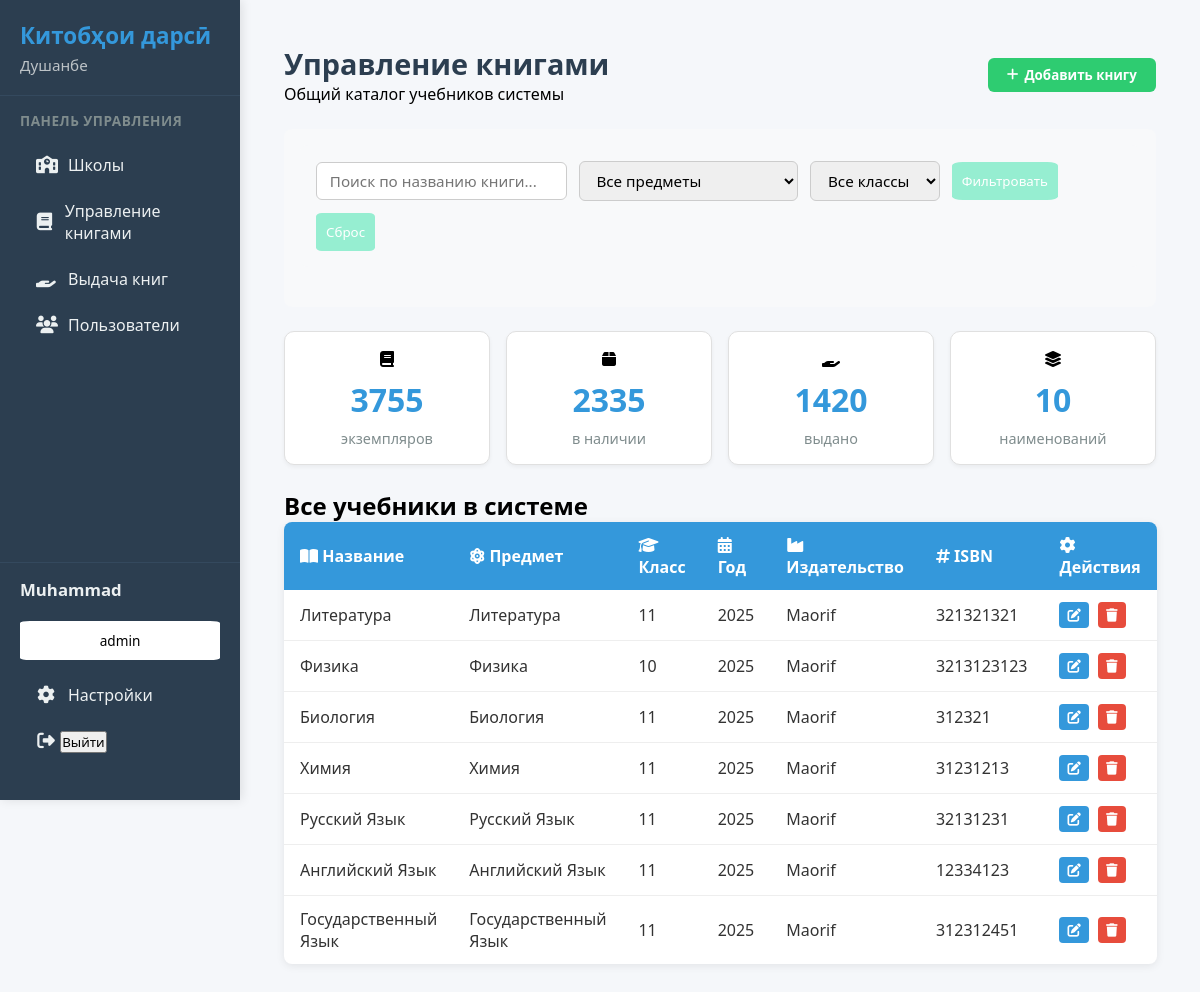
/control_book/ (signed in), run on the app's committed database.
### library/models.py (models this page shows, shortened)
class UserRole(models.Model):
    ROLE_CHOICES = [
        ('admin', 'Admin'),
        ('director', 'Director'),
        ('librarian', 'Librarian'),
    ]
    user=models.OneToOneField(User,on_delete=models.CASCADE)
    role=models.CharField(max_length=20,choices=ROLE_CHOICES)
    linked_school=models.ForeignKey(School,on_delete=models.CASCADE,null=True,blank=True)

class Book(models.Model):
    title=models.CharField(max_length=100)
    subject=models.CharField(max_length=50)
    grade=models.CharField(max_length=50)
    year=models.IntegerField()
    price=models.IntegerField()
    isbn=models.CharField(max_length=100)

### library/views.py (the view, shortened to what this page needs)
# urls.py: path('control_book/',control_book, name='controlB'),
@role_required(['librarian'])
def control_book(request):
    books=Book.objects.all()
    title_query = request.GET.get('title', '')
    subject_query = request.GET.get('subject', '')
    grade_query = request.GET.get('grade', '')
    subjects = Book.objects.values_list('subject', flat=True).distinct()
    grades = Book.objects.values_list('grade', flat=True).distinct()
    if title_query:
        books = books.filter(title__icontains=title_query)
    if subject_query:
        books = books.filter(subject=subject_query)
    if grade_query:
        books = books.filter(grade=grade_query)
    return render(request,'control_book.html',context={'books':books,'title_query': title_query,
        'subject_query': subject_query,
        'grade_query': grade_query,
        'subjects': subjects,
        'grades': grades,})

### templates/control_book.html (shortened to what this page needs)
{% extends 'base.html' %}
{% block content %}
{% load static %}
<div class="books-container">
  <div class="page-header">
    <div>
      <h1>Управление книгами</h1>
      <p>Общий каталог учебников системы</p>
    </div>
    <button onclick="OpenAddModal()" class="btn-add">
      <i class="fas fa-plus"></i> Добавить книгу
    </button>
  </div>
  <div class="search-filters">
    <form method="get" class="search-filters">
      <input type="search" name="title" placeholder="Поиск по названию книги..." value="{{ title_query }}">
    <select name="subject">
    <option value="">Все предметы</option>
</select>
<select name="grade">
    <option value="">Все классы</option>
</select>
      <button style="padding: 10px;background:rgb(150, 238, 209); color: white; border: #3498db;border-radius: 10%;" type="submit">Фильтровать</button>
      <a href="{% url 'controlB' %}"><button style="padding: 10px;background:rgb(150, 238, 209); color: white; border: #3498db;border-radius: 10%;" type="button">Сброс</button></a>
    </form>
  </div>
  <div class="stats-cards">
    <div class="stat-card">
      <i class="fas fa-book"></i>
      <h2>3755</h2>
      <p>экземпляров</p>
    </div>
    <div class="stat-card">
      <i class="fas fa-box"></i>
      <h2>2335</h2>
      <p>в наличии</p>
    </div>
    <div class="stat-card">
      <i class="fas fa-hand-holding"></i>
      <h2>1420</h2>
      <p>выдано</p>
    </div>
    <div class="stat-card">
      <i class="fas fa-layer-group"></i>
      <h2>10</h2>
      <p>наименований</p>
    </div>
  </div>
  <h2>Все учебники в системе</h2>
  <table class="books-table">
    <thead>
      <tr>
        <th><i class="fas fa-book-open"></i> Название</th>
        <th><i class="fas fa-atom"></i> Предмет</th>
        <th><i class="fas fa-graduation-cap"></i> Класс</th>
        <th><i class="fas fa-calendar-alt"></i> Год</th>
        <th><i class="fas fa-industry"></i> Издательство</th>
        <th><i class="fas fa-hashtag"></i> ISBN</th>
        <th><i class="fas fa-cog"></i> Действия</th>
      </tr>
    </thead>
    <tbody>
      {% for book in books %}
      <tr>
        <td>{{ book.title }}</td>
        <td>{{ book.subject }}</td>
        <td>{{ book.grade }}</td>
        <td>{{ book.year }}</td>
        <td>Maorif</td>
        <td>{{ book.isbn }}</td>
        <td>
          <button onclick="openEditModal(
      '{{ book.id }}',
      '{{ book.title }}',
      '{{ book.subject }}',
      '{{ book.grade }}',
      '{{ book.year }}',
      '{{ book.isbn }}'
    )" style="background:#3498db;color:white;border:none;padding:4px 8px;border-radius:4px;">
            <i class="fas fa-edit"></i>
          </button>
          <button onclick="openDeleteModal('{{ book.id }}', '{{ book.title }}')"
            style="background:#e74c3c;color:white;border:none;padding:4px 8px;border-radius:4px;margin-left:5px;">
            <i class="fas fa-trash"></i>
          </button>
        </td>
      </tr>
      {% empty %}
      <tr>
        <td colspan="7" style="text-align: center; padding: 20px; color: #7f8c8d;">
          Нет учебников в системе
        </td>
      </tr>
      {% endfor %}
    </tbody>
  </table>
</div>
{% endblock content %}

### templates/base.html (shortened to what this page needs)
<!DOCTYPE html>
<html lang="ru">
<head>
    <link rel="stylesheet" href="https://cdnjs.cloudflare.com/ajax/libs/font-awesome/6.5.0/css/all.min.css">
</head>
<body>
    <aside class="sidebar">
        <div class="sidebar-header">
            <h1>Китобҳои дарсӣ</h1>
            <p>Душанбе</p>
        </div>
        <div class="nav-section">
            <h2>Панель управления</h2>
            <nav class="nav-menu">
                {% if request.user.userrole.role == 'admin' %}
                <a href="{% url 'schools' %}">
                    <i class="fas fa-school"></i>
                    <span>Школы</span>
                </a>
                <a href="{% url 'controlB' %}">
                    <i class="fas fa-book"></i>
                    <span>Управление книгами</span>
                </a>
                <a href="{% url 'BookIssiue' %}">
                    <i class="fas fa-hand-holding"></i>
                    <span>Выдача книг</span>
                </a>
                <a href="{% url 'users' %}">
                    <i class="fas fa-users"></i>
                    <span>Пользователи</span>
                </a>
                {% endif %}
            </nav>
        </div>
        <div class="user-section">
            <div style="display: flex;gap: 20px;flex-direction: column;" class="user-info">
                <h3>{{request.user.username}}</h3>
                <p style="background: white;color: black;padding: 10px;width: 100%; text-align: center;border-radius: 5%;">{{request.user.userrole.role}}</p>
            </div>
            <nav class="nav-menu">
                <a>
                    <i class="fas fa-cog"></i>
                    <span>Настройки</span>
                </a>
                <a>
                    <form  method="post" action="{% url 'logout' %}">
                        <i class="fas fa-sign-out-alt"></i>
                        <button type="submit">Выйти</button>
                    </form>
                </a>
            </nav>
        </div>
    </aside>
    <main>
        {% block content %}
        {% endblock content %}
    </main>
</body>
</html>

### templates/base.html (style rules this page uses)
* { margin: 0; padding: 0; box-sizing: border-box; font-family: 'Segoe UI', Tahoma, Geneva, Verdana, sans-serif; }
body { display: flex; min-height: 100vh; background-color: #f5f7fa; }
aside.sidebar { width: 240px; background: #2c3e50; color: #ecf0f1; padding: 20px 0; display: flex; flex-direction: column; box-shadow: 2px 0 10px rgba(0, 0, 0, 0.1); position: fixed; height: 100vh; overflow-y: auto; }
.sidebar-header { padding: 0 20px 20px; border-bottom: 1px solid #34495e; }
.sidebar-header h1 { font-size: 1.4rem; font-weight: 700; color: #3498db; }
.sidebar-header p { font-size: 0.95rem; color: #bdc3c7; margin-top: 4px; }
.nav-section { padding: 15px 20px; }
.nav-section h2 { font-size: 0.85rem; text-transform: uppercase; color: #7f8c8d; margin-bottom: 12px; letter-spacing: 0.5px; }
.nav-menu a { display: flex; align-items: center; gap: 12px; padding: 12px 16px; color: #ecf0f1; text-decoration: none; border-radius: 6px; font-weight: 500; transition: all 0.2s ease; }
.nav-menu i { width: 20px; text-align: center; font-size: 1.1rem; }
.user-section { margin-top: auto; padding: 15px 20px; border-top: 1px solid #34495e; }
.user-section .user-info { margin-bottom: 12px; }
.user-section .user-info h3 { font-size: 1.05rem; font-weight: 600; }
.user-section .user-info p { font-size: 0.85rem; color: #95a5a6; }
main { margin-left: 240px; padding: 24px; width: calc(100% - 240px); }

### templates/control_book.html (style rules this page uses)
.books-container { padding: 20px; max-width: 1200px; }
.page-header { display: flex; justify-content: space-between; align-items: center; margin-bottom: 24px; }
.page-header h1 { font-size: 1.8rem; color: #2c3e50; }
.btn-add { background-color: #2ecc71; color: white; border: none; padding: 0.5rem 1.2rem; border-radius: 6px; font-weight: 600; cursor: pointer; display: inline-flex; align-items: center; gap: 6px; }
.search-filters { background: #f8f9fa; padding: 16px; border-radius: 8px; margin-bottom: 24px; display: flex; gap: 12px; flex-wrap: wrap; align-items: center; }
.search-filters input, .search-filters select { padding: 0.5rem 0.8rem; border: 1px solid #ccc; border-radius: 6px; font-size: 0.95rem; }
.stats-cards { display: grid; grid-template-columns: repeat(auto-fit, minmax(200px, 1fr)); gap: 16px; margin-bottom: 24px; }
.stat-card { background: white; border: 1px solid #e0e0e0; border-radius: 10px; padding: 16px; text-align: center; box-shadow: 0 2px 4px rgba(0, 0, 0, 0.05); }
.stat-card h2 { font-size: 2rem; color: #3498db; margin: 8px 0; }
.stat-card p { color: #7f8c8d; margin: 0; font-size: 0.9rem; }
.books-table { width: 100%; border-collapse: collapse; background: white; border-radius: 8px; overflow: hidden; box-shadow: 0 2px 8px rgba(0, 0, 0, 0.08); }
.books-table th { background-color: #3498db; color: white; text-align: left; padding: 12px 16px; font-weight: 600; }
.books-table td { padding: 12px 16px; border-bottom: 1px solid #eee; color: #333; }
.books-table tr:last-child td { border-bottom: none; }

### data on the page
Book: title "Литература", subject "Литература", grade "11", year "2025", isbn "321321321"
Book: title "Физика", subject "Физика", grade "10", year "2025", isbn "3213123123"
Book: title "Биология", subject "Биология", grade "11", year "2025", isbn "312321"
Book: title "Химия", subject "Химия", grade "11", year "2025", isbn "31231213"
Book: title "Русский Язык", subject "Русский Язык", grade "11", year "2025", isbn "32131231"
Book: title "Английский Язык", subject "Английский Язык", grade "11", year "2025", isbn "12334123"
Book: title "Государственный Язык", subject "Государственный Язык", grade "11", year "2025", isbn "312312451"

### other printed values
{{ request.user.username }} "Muhammad"
{{ request.user.userrole.role }} "admin"
